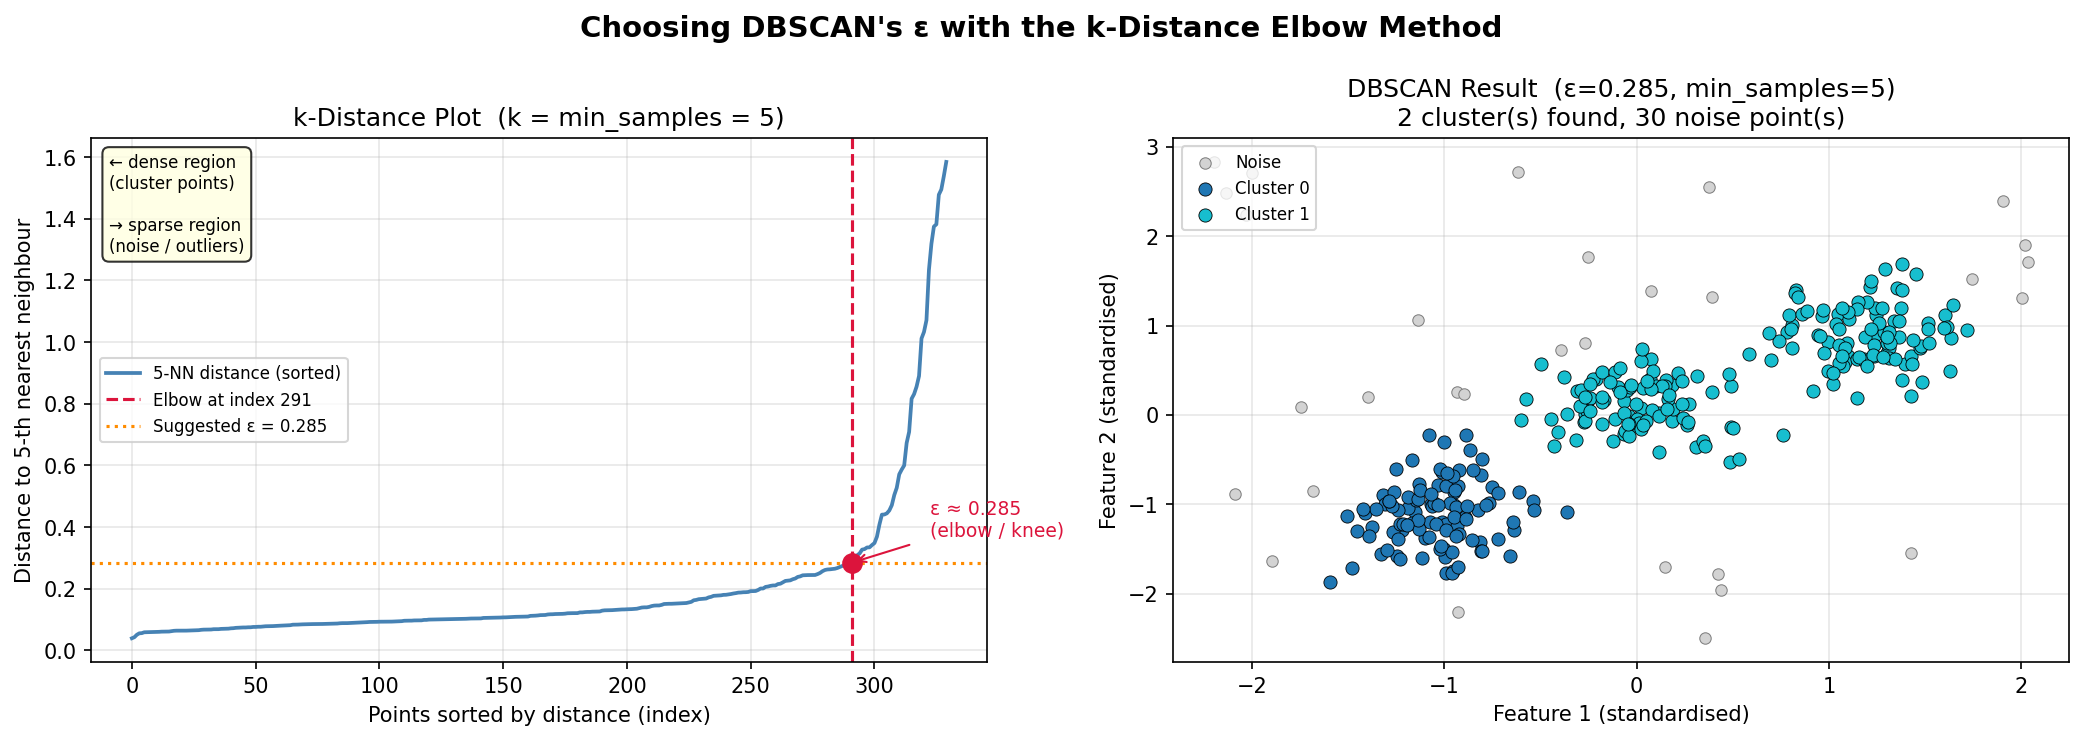

Write Python code to recreate this figure.
"""
Choosing DBSCAN's Epsilon (ε) Using the k-Distance / Elbow Method
==================================================================

DBSCAN requires two hyper-parameters:
  • min_samples  – minimum number of points that must be within ε of a core point
  • eps (ε)      – the neighbourhood radius that defines "closeness"

The most principled way to pick a good ε is the **k-distance plot** (also
called the elbow or knee curve).  Here is the idea step by step:

  Step 1 – Fix min_samples (a common rule of thumb: 2 × n_features, minimum 4).
  Step 2 – For every point, compute the distance to its k-th nearest neighbour
            where k = min_samples.
  Step 3 – Sort those distances in ascending order and plot them.
  Step 4 – Look for the "elbow" (a sharp bend in the curve).
            • Points to the LEFT of the elbow have a small k-distance  → they
              live in dense regions and will be classified as core points.
            • Points to the RIGHT of the elbow have a large k-distance → they
              live in sparse regions and will become noise (label = -1).
            The ε value at the elbow is a natural separation between the two
            regimes.

Why does this work?
  If we set ε to the knee value, we are saying: "a core point must have at
  least min_samples neighbours within distance ε."  At the knee the density
  transitions from cluster-like to noise-like, so the knee ε cleanly
  separates clusters from noise.
"""

# ---------------------------------------------------------------------------
# Imports
# ---------------------------------------------------------------------------
import numpy as np
import matplotlib.pyplot as plt
from sklearn.datasets import make_blobs
from sklearn.neighbors import NearestNeighbors
from sklearn.cluster import DBSCAN
from sklearn.preprocessing import StandardScaler

# ---------------------------------------------------------------------------
# Step 0 – Create realistic synthetic data
# ---------------------------------------------------------------------------
# We use make_blobs so there are genuine clusters for DBSCAN to discover.
# Using random noise alone (np.random.randn) would produce a single blob with
# no clear elbow, making the method hard to illustrate.

np.random.seed(42)

X_blobs, _ = make_blobs(
    n_samples=300,
    centers=[(-3, -3), (0, 0), (4, 2)],   # three distinct cluster centres
    cluster_std=0.8,
    random_state=42,
)

# Add a sprinkle of uniform noise to simulate real-world outliers
noise = np.random.uniform(-7, 7, size=(30, 2))
X = np.vstack([X_blobs, noise])

# Always scale features so that ε is measured in a meaningful unit
scaler = StandardScaler()
X = scaler.fit_transform(X)

print("Dataset shape:", X.shape)
print("(300 clustered points + 30 uniform noise points, then standardised)\n")

# ---------------------------------------------------------------------------
# Step 1 – Choose min_samples
# ---------------------------------------------------------------------------
# Rule of thumb: min_samples ≥ ln(n)  or  min_samples = 2 × n_features.
# For 2-D data with ~330 points both heuristics give roughly 4-6.
# We use 5 here.

min_samples = 5
print(f"min_samples = {min_samples}")
print(
    "  (Rule of thumb: 2 × number of features = 2 × 2 = 4; "
    "we round up to 5 for robustness)\n"
)

# ---------------------------------------------------------------------------
# Step 2 – Compute the k-th nearest-neighbour distance for every point
# ---------------------------------------------------------------------------
# NearestNeighbors with n_neighbors=min_samples returns, for each point, the
# distances to its min_samples closest neighbours (including itself at index 0,
# which always has distance 0).  We take the LAST column (index -1) which is
# the distance to the FURTHEST of the k neighbours – the k-th NN distance.

nbrs = NearestNeighbors(n_neighbors=min_samples)
nbrs.fit(X)
distances, _ = nbrs.kneighbors(X)

# k-th nearest-neighbour distance for each point
k_distances = distances[:, -1]   # shape: (n_samples,)

# Sort in ascending order so the curve goes smoothly from small to large
k_distances_sorted = np.sort(k_distances)

print("k-distance statistics (before sorting):")
print(f"  min  = {k_distances.min():.4f}")
print(f"  mean = {k_distances.mean():.4f}")
print(f"  max  = {k_distances.max():.4f}\n")

# ---------------------------------------------------------------------------
# Step 3 – Detect the knee automatically
# ---------------------------------------------------------------------------
# The knee is where the curve bends most sharply.  A simple robust approach:
# fit a straight line from the first to the last point, then find the point
# with the greatest perpendicular distance from that line.

def find_knee(sorted_distances):
    """
    Return the index of the 'knee' point using the maximum-distance-to-line
    heuristic (the Kneedle concept, implemented without extra dependencies).

    How it works:
      1. Draw a straight line between the first and last points of the curve.
      2. For every point on the curve, compute its perpendicular distance to
         that line.
      3. The point with the LARGEST perpendicular distance is the knee.
    """
    n = len(sorted_distances)
    # Index array (x-axis of the plot)
    x = np.arange(n)
    y = sorted_distances

    # Vector from first to last point
    x_start, y_start = x[0],  y[0]
    x_end,   y_end   = x[-1], y[-1]

    # Perpendicular distance from each point (xi, yi) to the line
    # defined by (x_start, y_start) – (x_end, y_end)
    numerator   = abs((y_end - y_start) * x - (x_end - x_start) * y
                      + x_end * y_start - y_end * x_start)
    denominator = np.sqrt((y_end - y_start)**2 + (x_end - x_start)**2)
    distances_to_line = numerator / (denominator + 1e-12)

    knee_idx = int(np.argmax(distances_to_line))
    return knee_idx

knee_idx = find_knee(k_distances_sorted)
eps_auto = k_distances_sorted[knee_idx]

print(f"Automatically detected knee index : {knee_idx}")
print(f"Suggested eps from elbow          : {eps_auto:.4f}\n")

# ---------------------------------------------------------------------------
# Step 4 – Fit DBSCAN using the detected ε
# ---------------------------------------------------------------------------

eps = eps_auto   # ← this is the value chosen from the elbow plot

db = DBSCAN(eps=eps, min_samples=min_samples).fit(X)
labels = db.labels_

# Labels: -1 means noise; 0, 1, 2, … are cluster ids
n_clusters = len(set(labels) - {-1})
n_noise    = int(np.sum(labels == -1))

print("DBSCAN results:")
print(f"  eps               = {eps:.4f}")
print(f"  min_samples       = {min_samples}")
print(f"  Number of clusters: {n_clusters}")
print(f"  Noise points      : {n_noise} ({100*n_noise/len(labels):.1f} %)\n")

# ---------------------------------------------------------------------------
# Step 5 – Visualise: elbow plot  +  final clusters side by side
# ---------------------------------------------------------------------------

fig, axes = plt.subplots(1, 2, figsize=(14, 5))
fig.suptitle("Choosing DBSCAN's ε with the k-Distance Elbow Method",
             fontsize=14, fontweight="bold")

# ── Left panel: k-distance / elbow plot ─────────────────────────────────────
ax = axes[0]
ax.plot(k_distances_sorted, color="steelblue", linewidth=1.8,
        label=f"{min_samples}-NN distance (sorted)")

# Mark the knee with a vertical dashed line and an annotation
ax.axvline(x=knee_idx, color="crimson", linestyle="--", linewidth=1.5,
           label=f"Elbow at index {knee_idx}")
ax.axhline(y=eps_auto, color="darkorange", linestyle=":", linewidth=1.5,
           label=f"Suggested ε = {eps_auto:.3f}")
ax.scatter([knee_idx], [eps_auto], color="crimson", zorder=5, s=80)

ax.annotate(
    f"  ε ≈ {eps_auto:.3f}\n  (elbow / knee)",
    xy=(knee_idx, eps_auto),
    xytext=(knee_idx + len(k_distances_sorted) * 0.08, eps_auto * 1.3),
    fontsize=9,
    color="crimson",
    arrowprops=dict(arrowstyle="->", color="crimson"),
)

ax.set_title(f"k-Distance Plot  (k = min_samples = {min_samples})")
ax.set_xlabel("Points sorted by distance (index)")
ax.set_ylabel(f"Distance to {min_samples}-th nearest neighbour")
ax.legend(fontsize=8)
ax.grid(True, alpha=0.3)

# Add a text box explaining how to read the plot
ax.text(
    0.02, 0.97,
    "← dense region\n(cluster points)\n\n"
    "→ sparse region\n(noise / outliers)",
    transform=ax.transAxes,
    fontsize=8, verticalalignment="top",
    bbox=dict(boxstyle="round,pad=0.4", facecolor="lightyellow", alpha=0.8),
)

# ── Right panel: DBSCAN clustering result ───────────────────────────────────
ax = axes[1]

unique_labels = sorted(set(labels))
# Build a colour map: noise → grey, clusters → tab10 colours
colours = plt.colormaps["tab10"].resampled(max(n_clusters, 1))

for label in unique_labels:
    mask = labels == label
    if label == -1:
        ax.scatter(X[mask, 0], X[mask, 1],
                   c="lightgrey", edgecolors="grey", s=30,
                   linewidths=0.5, label="Noise", zorder=2)
    else:
        ax.scatter(X[mask, 0], X[mask, 1],
                   color=colours(label), edgecolors="black", s=40,
                   linewidths=0.4, label=f"Cluster {label}", zorder=3)

ax.set_title(
    f"DBSCAN Result  (ε={eps:.3f}, min_samples={min_samples})\n"
    f"{n_clusters} cluster(s) found, {n_noise} noise point(s)"
)
ax.set_xlabel("Feature 1 (standardised)")
ax.set_ylabel("Feature 2 (standardised)")
ax.legend(fontsize=8, loc="upper left")
ax.grid(True, alpha=0.3)

plt.tight_layout()
plt.savefig("choosing_dbscan_epsilon.png", dpi=150, bbox_inches="tight")
plt.show()

# ---------------------------------------------------------------------------
# Takeaway summary (printed to console)
# ---------------------------------------------------------------------------
print("=" * 60)
print("KEY TAKEAWAYS")
print("=" * 60)
print("""
1. SORT k-distances and PLOT them.
   The curve rises slowly in dense regions then sharply for
   sparse (noise) regions.

2. The ELBOW (knee) marks the natural density threshold.
   Points to the LEFT are inside clusters;
   points to the RIGHT will be labelled as noise.

3. Set ε = the k-distance value at the elbow.
   This gives DBSCAN the right scale to separate clusters
   from noise.

4. If DBSCAN finds too many noise points → increase ε (move
   the elbow to the right / raise min_samples).
   If DBSCAN merges clusters → decrease ε.

5. Always STANDARDISE your features first so that ε has a
   consistent meaning across all dimensions.
""")
